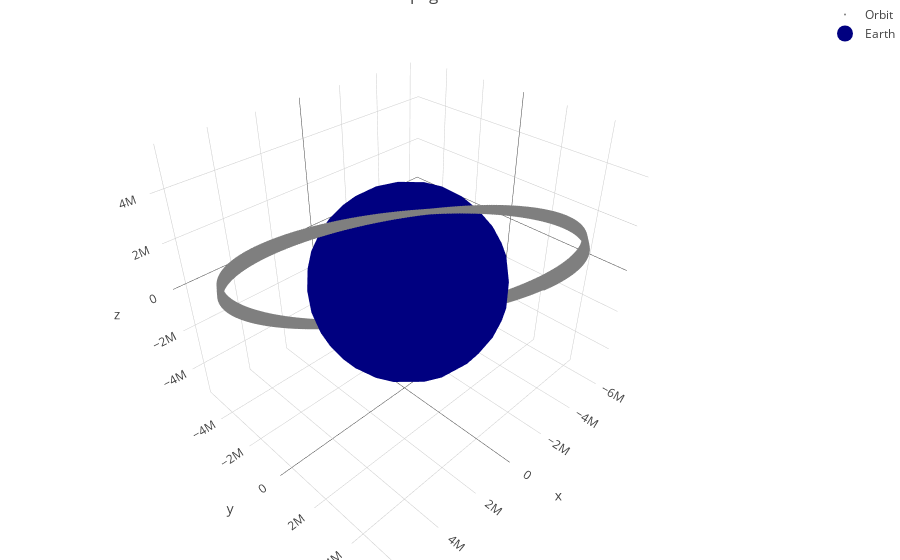

The notebook cell this image was saved under:
### Markdown cell above
# 3D interactive plot of propagated orbit around earth

### Code cell
#plot the orbit of the propagated TLE  
orbit = go.Scatter3d(
    x=pos_x, y=pos_y,z=pos_z,
    mode='markers',
    marker=dict(
        color='rgb(127, 127, 127)',
        size=2,
        symbol='circle'),
    name='Orbit')

#place a large blue scatter point in the centre of the frame to represent earth - not scaled. 
earth = go.Scatter3d(
    x=[0], y=[0], z=[0],
    mode='markers',
    marker=dict(
        size=70,
        opacity=1,
        color='rgb(0, 0, 128)'),
    name='Earth')

data = [orbit,earth]
layout = go.Layout(
    margin=dict(
        l=0, r=0, b=0, t=0),
     title='Propagated Orbit')

iplot(go.Figure(data=data, layout=layout))

### Figure 1 — Plotly figure (JSON) as saved in the notebook; plotly's stock layout.template omitted (floating-point values rounded to 4 significant figures; data arrays with more than 128 entries replaced by an {"elided": "..."} marker saying what was removed)
{"data": [{"marker": {"color": "rgb(127, 127, 127)", "size": 2, "symbol": "circle"}, "mode": "markers", "name": "Orbit", "type": "scatter3d", "uid": "c5b46c26-e8e6-4baa-9700-ba695e150d2c", "x": {"elided": "8641 float values"}, "y": {"elided": "8641 float values"}, "z": {"elided": "8641 float values"}}, {"marker": {"color": "rgb(0, 0, 128)", "opacity": 1, "size": 70}, "mode": "markers", "name": "Earth", "type": "scatter3d", "uid": "e70ee93f-0567-411d-b5b1-54cb2c4a9a2f", "x": [0], "y": [0], "z": [0]}], "layout": {"margin": {"b": 0, "l": 0, "r": 0, "t": 0}, "title": "Propagated Orbit"}}
